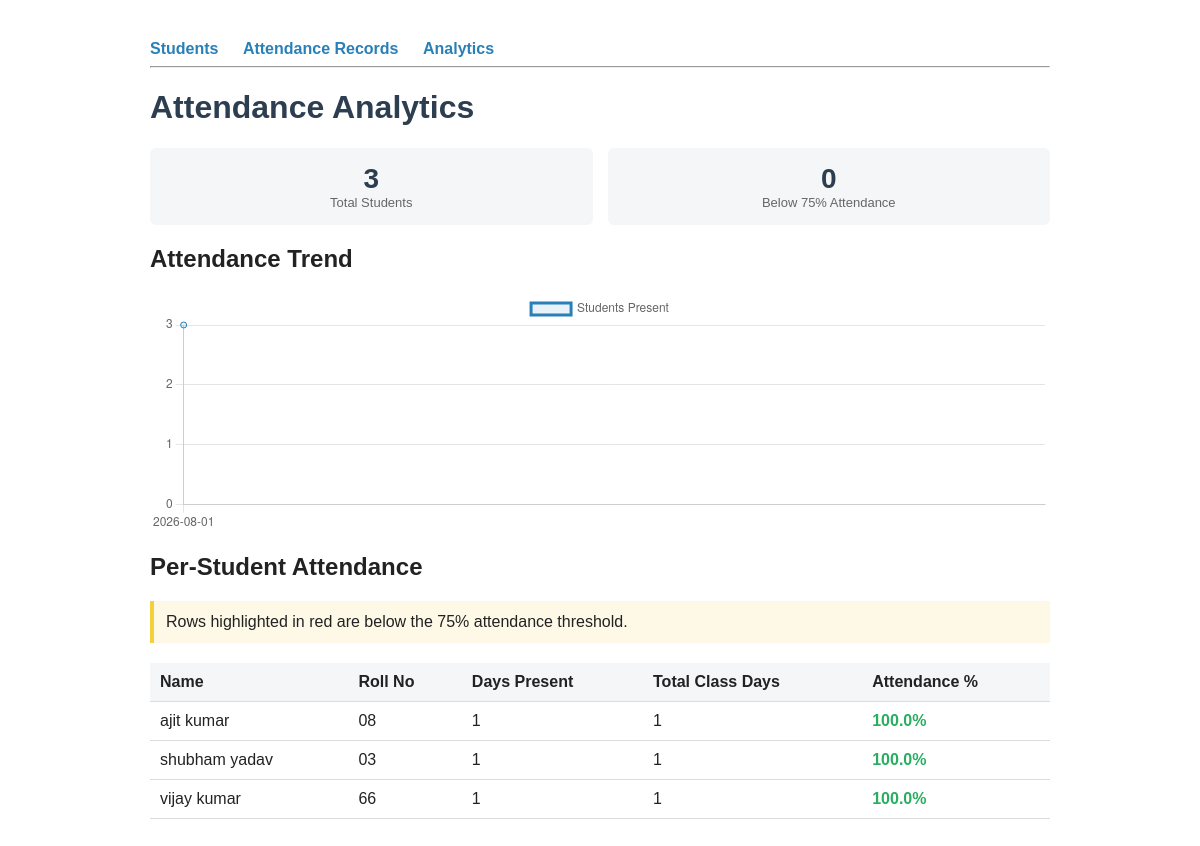
Before: /analytics with the older database file.
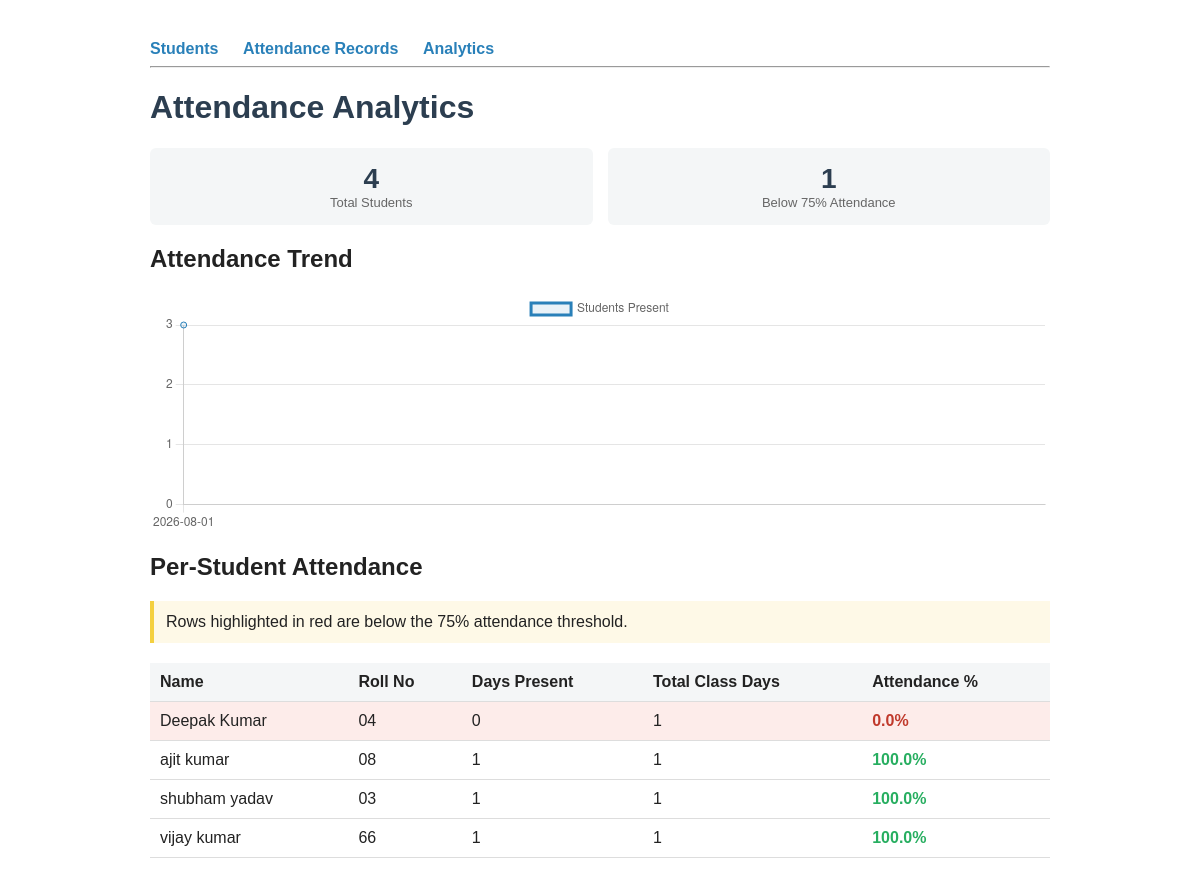
After: the same page with the newer database file.
### tables this page shows
CREATE TABLE students (
            id INTEGER PRIMARY KEY AUTOINCREMENT,
            name TEXT NOT NULL,
            roll_no TEXT UNIQUE NOT NULL
        );

### app.py (the view)
@app.route("/analytics")
def analytics():
    summary = get_attendance_summary(defaulter_threshold=75.0)
    daily_counts = get_daily_attendance_counts()
    chart_labels = json.dumps([d["date"] for d in daily_counts])
    chart_values = json.dumps([d["count"] for d in daily_counts])
    return render_template(
        "analytics.html",
        summary=summary,
        chart_labels=chart_labels,
        chart_values=chart_values,
    )

### database.py (called while the page is built)
def get_connection():
    conn = sqlite3.connect(DB_PATH)
    conn.row_factory = sqlite3.Row
    return conn

def get_total_class_days():
    conn = get_connection()
    row = conn.execute("SELECT COUNT(DISTINCT date) as cnt FROM attendance").fetchone()
    conn.close()
    return row["cnt"] if row else 0

def get_attendance_summary(defaulter_threshold=75.0):
    total_days = get_total_class_days()
    conn = get_connection()
    rows = conn.execute("""
        SELECT s.id, s.name, s.roll_no, COUNT(a.id) as days_present
        FROM students s
        LEFT JOIN attendance a ON a.student_id = s.id
        GROUP BY s.id
        ORDER BY s.name
    """).fetchall()
    conn.close()
    summary = []
    for row in rows:
        days_present = row["days_present"]
        percentage = (days_present / total_days * 100) if total_days > 0 else 0
        summary.append({
            "name": row["name"],
            "roll_no": row["roll_no"],
            "days_present": days_present,
            "total_class_days": total_days,
            "percentage": round(percentage, 1),
            "is_defaulter": percentage < defaulter_threshold,
        })
    return summary

def get_daily_attendance_counts():
    conn = get_connection()
    rows = conn.execute("""
        SELECT date, COUNT(*) as count
        FROM attendance
        GROUP BY date
        ORDER BY date
    """).fetchall()
    conn.close()
    return [dict(row) for row in rows]

### templates/analytics.html (shortened to what this page needs)
{% extends "base.html" %}
{% block content %}
    <h1>Attendance Analytics</h1>
    {% set total_students = summary|length %}
    {% set defaulter_count = summary|selectattr("is_defaulter")|list|length %}
    <div class="stat-cards">
        <div class="stat-card">
            <div class="value">{{ total_students }}</div>
            <div class="label">Total Students</div>
        </div>
        <div class="stat-card">
            <div class="value">{{ defaulter_count }}</div>
            <div class="label">Below 75% Attendance</div>
        </div>
    </div>
    <h2>Attendance Trend</h2>
    <canvas id="trendChart" height="80"></canvas>
    <h2>Per-Student Attendance</h2>
    <div class="note">
        Rows highlighted in red are below the 75% attendance threshold.
    </div>
    <table>
        <tr><th>Name</th><th>Roll No</th><th>Days Present</th><th>Total Class Days</th><th>Attendance %</th></tr>
        {% for s in summary %}
        <tr class="{{ 'defaulter' if s.is_defaulter else '' }}">
            <td>{{ s.name }}</td>
            <td>{{ s.roll_no }}</td>
            <td>{{ s.days_present }}</td>
            <td>{{ s.total_class_days }}</td>
            <td class="{{ 'pct-bad' if s.is_defaulter else 'pct-good' }}">{{ s.percentage }}%</td>
        </tr>
        {% endfor %}
    </table>
    <script>
        const ctx = document.getElementById('trendChart');
        new Chart(ctx, {
            type: 'line',
            data: {
                labels: {{ chart_labels|safe }},
                datasets: [{
                    label: 'Students Present',
                    data: {{ chart_values|safe }},
                    borderColor: '#2980b9',
                    backgroundColor: 'rgba(41, 128, 185, 0.1)',
                    tension: 0.2,
                    fill: true,
                }]
            },
            options: {
                scales: { y: { beginAtZero: true, ticks: { stepSize: 1 } } }
            }
        });
    </script>
{% endblock %}

### templates/base.html (shortened to what this page needs)
<!DOCTYPE html>
<html lang="en">
<head>
</head>
<body>
    <nav>
        <a href="/">Students</a>
        <a href="/attendance">Attendance Records</a>
        <a href="/analytics">Analytics</a>
    </nav>
    <hr>
    {% block content %}{% endblock %}
</body>
</html>

### templates/base.html (style rules this page uses)
body { font-family: Arial, sans-serif; max-width: 900px; margin: 40px auto; padding: 0 20px; color: #222; }
h1 { color: #2c3e50; }
nav a { margin-right: 20px; text-decoration: none; color: #2980b9; font-weight: bold; }
table { width: 100%; border-collapse: collapse; margin-top: 20px; }
th, td { padding: 10px; text-align: left; border-bottom: 1px solid #ddd; }
th { background: #f4f6f7; }
.note { background: #fef9e7; padding: 12px; border-left: 4px solid #f4d03f; margin: 15px 0; }
.defaulter { background: #fdecea; }
.stat-cards { display: flex; gap: 15px; margin: 15px 0; }
.stat-card { flex: 1; background: #f4f6f7; padding: 15px; border-radius: 6px; text-align: center; }
.stat-card .value { font-size: 28px; font-weight: bold; color: #2c3e50; }
.stat-card .label { color: #666; font-size: 13px; }
.pct-good { color: #27ae60; font-weight: bold; }
.pct-bad { color: #c0392b; font-weight: bold; }

Changed rows visible on the page:
added students: name "Deepak Kumar", roll_no "04", days_present "0", total_class_days "1", percentage "0.0"
Other visible differences:
{{ total_students }}: "3" → "4"
{{ defaulter_count }}: "0" → "1"
